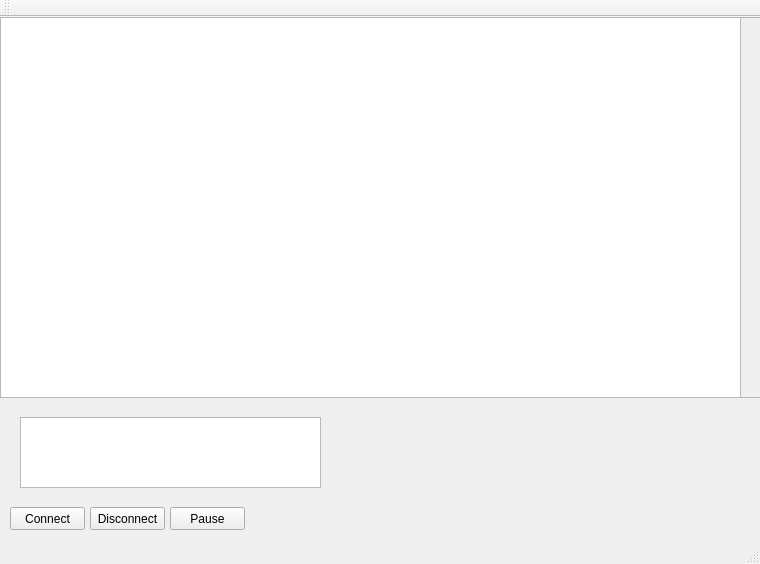
<?xml version="1.0" encoding="UTF-8"?>
<ui version="4.0">
 <class>MainWindow</class>
 <widget class="QMainWindow" name="MainWindow">
  <property name="geometry">
   <rect>
    <x>0</x>
    <y>0</y>
    <width>760</width>
    <height>564</height>
   </rect>
  </property>
  <property name="windowTitle">
   <string>MainWindow</string>
  </property>
  <widget class="QWidget" name="centralWidget">
   <widget class="QListView" name="listView">
    <property name="geometry">
     <rect>
      <x>0</x>
      <y>0</y>
      <width>761</width>
      <height>381</height>
     </rect>
    </property>
   </widget>
   <widget class="QPushButton" name="pushButton">
    <property name="geometry">
     <rect>
      <x>10</x>
      <y>490</y>
      <width>75</width>
      <height>23</height>
     </rect>
    </property>
    <property name="text">
     <string>Connect</string>
    </property>
   </widget>
   <widget class="QPushButton" name="pushButton_2">
    <property name="geometry">
     <rect>
      <x>90</x>
      <y>490</y>
      <width>75</width>
      <height>23</height>
     </rect>
    </property>
    <property name="text">
     <string>Disconnect</string>
    </property>
   </widget>
   <widget class="QListView" name="listView_2">
    <property name="geometry">
     <rect>
      <x>20</x>
      <y>400</y>
      <width>301</width>
      <height>71</height>
     </rect>
    </property>
   </widget>
   <widget class="QScrollArea" name="scrollArea">
    <property name="geometry">
     <rect>
      <x>740</x>
      <y>0</y>
      <width>21</width>
      <height>381</height>
     </rect>
    </property>
    <property name="widgetResizable">
     <bool>true</bool>
    </property>
    <widget class="QWidget" name="scrollAreaWidgetContents">
     <property name="geometry">
      <rect>
       <x>0</x>
       <y>0</y>
       <width>19</width>
       <height>379</height>
      </rect>
     </property>
    </widget>
   </widget>
   <widget class="QPushButton" name="pushButton_3">
    <property name="geometry">
     <rect>
      <x>170</x>
      <y>490</y>
      <width>75</width>
      <height>23</height>
     </rect>
    </property>
    <property name="text">
     <string>Pause</string>
    </property>
   </widget>
  </widget>
  <widget class="QMenuBar" name="menuBar">
   <property name="geometry">
    <rect>
     <x>0</x>
     <y>0</y>
     <width>760</width>
     <height>19</height>
    </rect>
   </property>
  </widget>
  <widget class="QToolBar" name="mainToolBar">
   <attribute name="toolBarArea">
    <enum>TopToolBarArea</enum>
   </attribute>
   <attribute name="toolBarBreak">
    <bool>false</bool>
   </attribute>
  </widget>
  <widget class="QStatusBar" name="statusBar"/>
 </widget>
 <layoutdefault spacing="6" margin="11"/>
 <resources/>
 <connections/>
</ui>
